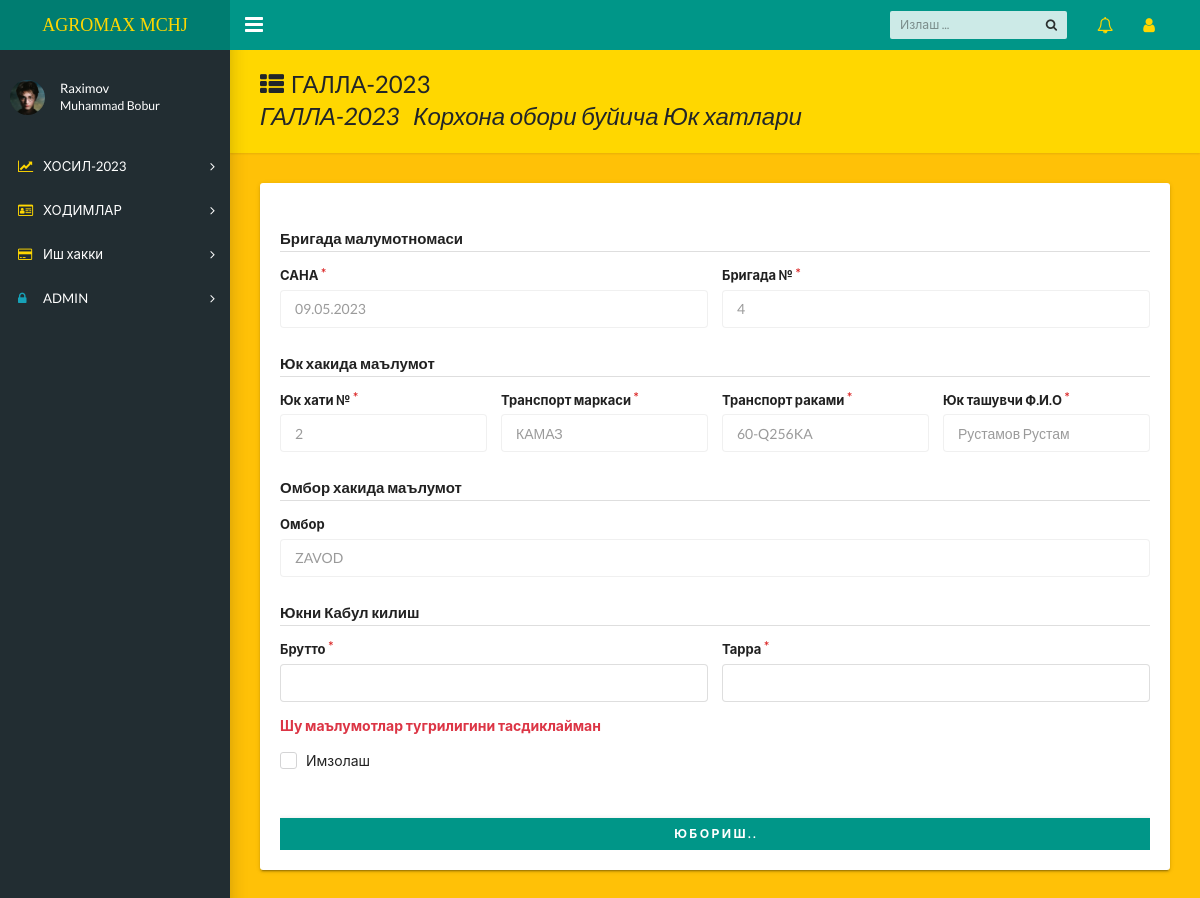
The app's page /zavodimzo/20/ (signed in) with its own data.
### login/models.py (models this page shows, shortened)
class Profile(models.Model):
    user=models.OneToOneField(User,on_delete=models.CASCADE,unique=True)
    firs_name=models.CharField(max_length=20,blank=True,default='ISM')
    last_name=models.CharField(max_length=20,blank=True,default='FAMILYA')
    pic=models.ImageField(upload_to=get_image_path,default='default/avatar.png')
    activate=models.BooleanField(default=False)

### homes/models.py (models this page shows, shortened)
class Galla(models.Model):
    date=models.DateField()
    brigada=models.ForeignKey('GBrigada',on_delete=models.PROTECT)
    ombor=models.ForeignKey("OmborG",on_delete=models.CASCADE)
    yuk_num=models.CharField(max_length=3)
    tr_marka=models.CharField(max_length=20,choices=tr_marka)
    tr_num=models.CharField(max_length=20)
    tr_name=models.CharField(max_length=30)
    imzo=models.BooleanField(default=False)
    brutto=models.FloatField(null=True,blank=True)
    tara=models.FloatField(null=True,blank=True)
    sofVazn=models.IntegerField(blank=True,null=True,default=0)

class GBrigada(models.Model):
    br_num=models.CharField(max_length=2)
    massiv=models.ForeignKey('Massiv',on_delete=models.PROTECT)
    hudud=models.ForeignKey('Hudud',on_delete=models.PROTECT)
    brigadir=models.CharField(max_length=30)
    gektar=models.FloatField()
    reja=models.FloatField()
    def __str__(self):
        return self.br_num

class OmborG(models.Model):
    name=models.CharField(max_length=30)
    reja=models.FloatField(null=True)
    sentner=models.FloatField(null=True)
    def __str__(self):
        return str(self.name)

### login/decarators.py (the view)
        def wrapper_func(request,*args,**kwargs):
            group=None
            if request.user.groups.exists():
                group=request.user.groups.all()[0].name
            if group in allowed_roles:
                return view_func(request,*args,**kwargs)
            else:
                return render(request,'404/404.html')

### login/form.py
class Gallaimzo(forms.ModelForm):
    def __init__(self, *args, **kwargs):
        super().__init__(*args, **kwargs)
        self.fields['brutto'].required = True
        self.fields['tara'].required = True
        self.fields['imzo'].required = True
    class Meta:
        model=Galla
        fields=('imzo','brutto',"tara")

### login/decarators.py (called while the page is built)
def allowed_users(allowed_roles=[]):
    def decarator(view_func):
        def wrapper_func(request,*args,**kwargs):
            group=None
            if request.user.groups.exists():
                group=request.user.groups.all()[0].name
            if group in allowed_roles:
                return view_func(request,*args,**kwargs)
            else:
                return render(request,'404/404.html')
        return wrapper_func
    return decarator

### login/views.py (called while the page is built)
@allowed_users(allowed_roles=['Ombor','admin'])
def zavodimzopk(request,pk):
    imzo=Galla.objects.get(id=pk)
    form=Gallaimzo(instance=imzo)
    if request.method == "POST":
        form=Gallaimzo(request.POST,instance=imzo)
        if form.is_valid():
            form.save()
            messages.success(request,"ЮК ХАТИ ЖУНАТИЛДИ")
            return redirect('zavodimzo')
    context={"form":form,"imzo":imzo}
    return render(request,'form/zavodimzopk.html',context)

### templates/form/zavodimzopk.html (shortened to what this page needs)
{% extends 'homes/dashboard.html' %}
{% block content %}
<main class="app-content bg-warning">
    <div class="app-title" style="background-color: gold;">
      <div>
        <h1><i class="fa fa-th-list pr-2"></i>ГАЛЛА-2023
        <p>ГАЛЛА-2023&nbsp;&nbsp;&nbsp;Корхона обори буйича Юк хатлари</p>
      </div>
    </div>
    <div class="row" >
      <div class="col-md-12">
        <div class="tile" >
          <div class="tile-body">
            <div class="table-responsive">
               {% include 'form/zavodimzopk-inc.html' %}
              </div>
          </div>
        </div>
      </div>
    </div>
  </main>
{% endblock %}

### templates/homes/dashboard.html (shortened to what this page needs)
{% load static %}
<!DOCTYPE html>
<html lang="en">
  <head>
    <link rel="stylesheet" href="https://cdnjs.cloudflare.com/ajax/libs/semantic-ui/2.5.0/semantic.min.css" />
    <link rel="stylesheet" type="text/css" href="{% static 'css/main.css' %}">
    <link rel="stylesheet" type="text/css" href="https://maxcdn.bootstrapcdn.com/font-awesome/4.7.0/css/font-awesome.min.css">
  </head>
  <body class="app sidebar-mini">
    <header class="app-header"><a class="app-header__logo" style="color: gold;" href="{% url 'home' %}">AGROMAX MCHJ</a>
      <a class="app-sidebar__toggle" href="#" data-toggle="sidebar" aria-label="Hide Sidebar"></a>
      <ul class="app-nav">
        <li class="app-search">
          <input class="app-search__input" type="search" placeholder="Излаш ...">
          <button class="app-search__button"><i class="fa fa-search"></i></button>
        </li>
        <li class="dropdown"><a class="app-nav__item" href="#" data-toggle="dropdown" aria-label="Show notifications"><i class="fa fa-bell-o fa-lg" style="color: gold;"></i></a>
        </li>
        <li class="dropdown"><a class="app-nav__item" href="#" data-toggle="dropdown" aria-label="Open Profile Menu"><i class="fa fa-user fa-lg" style="color: gold;"></i></a>
        </li>
      </ul>
    </header>
    <aside class="app-sidebar">
      <div class="app-sidebar__user"><img class="app-sidebar__user-avatar ui mini image " src="{{request.user.profile.pic.url}}" alt="User Image">
        <div>
          <p class="app-sidebar__user-name">{{user.profile.firs_name}}
          <p class="app-sidebar__user-designation">{{user.profile.last_name}}</p>
        </div>
      </div>
      <ul class="app-menu">
        <li class="treeview"><a class="app-menu__item" href="#" data-toggle="treeview"><i class="app-menu__icon fa fa-line-chart" style="color: gold;"></i><span class="app-menu__label">ХОСИЛ-2023</span><i class="treeview-indicator fa fa-angle-right"></i></a>
        </li>
        <li class="treeview"><a class="app-menu__item" href="#" data-toggle="treeview"><i class="app-menu__icon fa fa-id-card-o" style="color: gold;"></i><span class="app-menu__label">ХОДИМЛАР</span><i class="treeview-indicator fa fa-angle-right"></i></a>
        </li>
        <li class="treeview"><a class="app-menu__item" href="#" data-toggle="treeview"><i class="app-menu__icon fa fa-credit-card " style="color: gold;"></i><span class="app-menu__label">Иш хакки</span><i class="treeview-indicator fa fa-angle-right"></i></a>
        </li>
        <li class="treeview"><a class="app-menu__item" href="#" data-toggle="treeview"><i class="app-menu__icon fa fa-lock text-info"></i><span class="app-menu__label">ADMIN</span><i class="treeview-indicator fa fa-angle-right"></i></a>
        </li>
      </ul>
    </aside>
    {% block content %}
    {% endblock %}
  </body>
</html>

### templates/form/zavodimzopk-inc.html (shortened to what this page needs)
<form class="ui form" method="post">
    <h4 class="ui dividing header">Бригада малумотномаси</h4>
    <div class="two fields">
      <div class="required field">
        <label>САНА</label>
        <div class="ui icon input">
            <input type="text" value="{{imzo.date|date:'d.m.Y'}}" disabled>
        </div>
      </div>
      <div class="required field">
        <label>Бригада №</label>
        <div class="ui icon input">
            <input type="text" value="{{imzo.brigada}}" disabled>
        </div>
      </div>
    </div>
    <h4 class="ui dividing header">Юк хакида маълумот</h4>
    <div class="three fields">
      <div class="required field">
        <label>Юк хати №</label>
        <div class="ui icon input">
            <input type="text" value="{{imzo.yuk_num}}" disabled>
        </div>
      </div>
      <div class="required field">
        <label>Транспорт маркаси</label>
        <div class="ui icon input">
            <input type="text" value="{{imzo.tr_marka}}" disabled>
        </div>
      </div>
      <div class="required field">
        <label>Транспорт раками</label>
        <div class="ui icon input">
            <input type="text" value="{{imzo.tr_num}}" disabled>
        </div>
      </div>
      <div class="required field">
        <label>Юк ташувчи Ф.И.О</label>
        <div class="ui icon input">
            <input type="text" value="{{imzo.tr_name}}" disabled>
        </div>
      </div>
    </div>
    <h4 class="ui dividing header">Омбор хакида маълумот</h4>
    <div class="ui form">
      <div class="field">
        <label>Омбор</label>
        <input type="text" value="{{imzo.ombor}}" disabled>
      </div>
    </div>
    <h4 class="ui dividing header">Юкни Кабул килиш </h4>
    <div class="two fields">
      <div class="required field">
        <label>Брутто</label>
        <div class="ui icon input">
            {{form.brutto}}
        </div>
      </div>
      <div class="required field">
        <label>Тарра</label>
        <div class="ui icon input">
            {{form.tara}}
        </div>
      </div>
    </div>
    <p class="text-danger font-weight-bold">Шу маълумотлар тугрилигини тасдиклайман</p>
    <div class="field">
        <div class="ui checkbox">
          <label>Имзолаш</label>
        </div>
    </div>
    <button type="submit" class="btn btn-primary btn-md btn-block mt-5">Ю Б О Р И Ш . . </button>
  </form>

### records on screen
Galla: date "09.05.2023", brigada "4", yuk_num "2", tr_marka "КАМАЗ", tr_num "60-Q256KA", tr_name "Рустамов Рустам", ombor "ZAVOD"

### other values on screen
{{ user.profile.firs_name }} "Raximov"
{{ user.profile.last_name }} "Muhammad Bobur"
